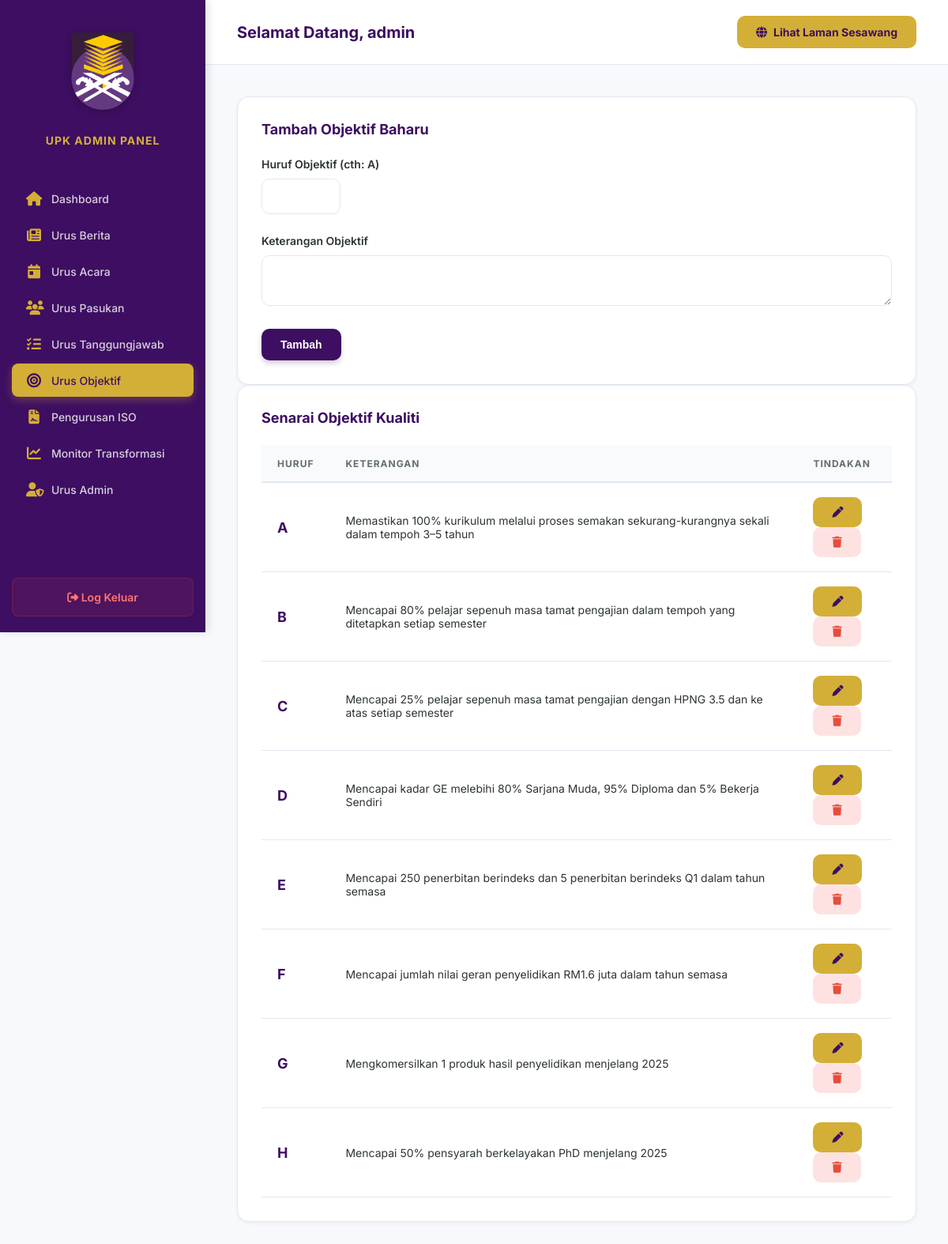
The app's page /objectives.php (signed in) with its own data.
### tables this page shows
CREATE TABLE IF NOT EXISTS objectives (
    id INT AUTO_INCREMENT PRIMARY KEY,
    letter CHAR(1) NOT NULL,
    description TEXT NOT NULL,
    created_at TIMESTAMP DEFAULT CURRENT_TIMESTAMP
);

### objectives.php (the view, shortened to what this page needs)
<?php
include 'header.php';
$edit_data = null;
$objectives = $conn->query("SELECT * FROM objectives ORDER BY letter ASC");
?>
<div class="card">
    <h3><?= $edit_data ? 'Kemaskini Objektif Kualiti' : 'Tambah Objektif Baharu' ?></h3>
    <form action="objectives.php" method="POST" style="margin-top: 20px;">
        <div class="form-group">
            <label>Huruf Objektif (cth: A)</label>
            <input type="text" name="letter" class="form-control" required maxlength="1" value="<?= $edit_data ? htmlspecialchars($edit_data['letter']) : '' ?>" style="width: 100px; text-transform: uppercase;">
        </div>
        <div class="form-group">
            <label>Keterangan Objektif</label>
            <textarea name="description" class="form-control" required><?= $edit_data ? htmlspecialchars($edit_data['description']) : '' ?></textarea>
        </div>
        <button type="submit" class="btn btn-primary"><?= $edit_data ? 'Kemaskini' : 'Tambah' ?></button>
    </form>
</div>
<div class="card">
    <h3>Senarai Objektif Kualiti</h3>
    <table>
        <thead>
            <tr>
                <th width="10%">Huruf</th>
                <th width="75%">Keterangan</th>
                <th width="15%">Tindakan</th>
            </tr>
        </thead>
        <tbody>
            <?php while($row = $objectives->fetch_assoc()): ?>
            <tr>
                <td><strong style="font-size:18px; color:var(--primary);"><?= htmlspecialchars($row['letter']) ?></strong></td>
                <td><?= htmlspecialchars($row['description']) ?></td>
                <td class="action-btns">
                    <a href="objectives.php?edit=<?= $row['id'] ?>" class="btn btn-sm btn-secondary"><i class="fa-solid fa-pen"></i></a>
                    <a href="objectives.php?delete=<?= $row['id'] ?>" class="btn btn-sm btn-danger" onclick="return confirm('Pasti mahu padam objektif ini?');"><i class="fa-solid fa-trash"></i></a>
                </td>
            </tr>
            <?php endwhile; ?>
        </tbody>
    </table>
</div>
<?php include 'footer.php'; ?>

### header.php (shortened to what this page needs)
<?php
$current_page = basename($_SERVER['PHP_SELF']);
?>
<!DOCTYPE html>
<html lang="ms">
<head>
    <link rel="stylesheet" href="admin_style.css">
    <link rel="stylesheet" href="https://cdnjs.cloudflare.com/ajax/libs/font-awesome/6.4.0/css/all.min.css">
</head>
<body>
    <aside class="sidebar">
        <div class="sidebar-header">
            <img src="../assets/uitm-vector-logo.png" alt="UiTM Logo">
            <div class="brand-name">UPK ADMIN PANEL</div>
        </div>
        <ul class="nav-links">
            <li><a href="index.php" class="<?= $current_page == 'index.php' ? 'active' : '' ?>"><i class="fa-solid fa-house"></i> Dashboard</a></li>
            <li><a href="news.php" class="<?= $current_page == 'news.php' ? 'active' : '' ?>"><i class="fa-solid fa-newspaper"></i> Urus Berita</a></li>
            <li><a href="events.php" class="<?= $current_page == 'events.php' ? 'active' : '' ?>"><i class="fa-solid fa-calendar-day"></i> Urus Acara</a></li>
            <li><a href="team.php" class="<?= $current_page == 'team.php' ? 'active' : '' ?>"><i class="fa-solid fa-users"></i> Urus Pasukan</a></li>
            <li><a href="responsibilities.php" class="<?= $current_page == 'responsibilities.php' ? 'active' : '' ?>"><i class="fa-solid fa-list-check"></i> Urus Tanggungjawab</a></li>
            <li><a href="objectives.php" class="<?= $current_page == 'objectives.php' ? 'active' : '' ?>"><i class="fa-solid fa-bullseye"></i> Urus Objektif</a></li>
            <li><a href="iso.php" class="<?= $current_page == 'iso.php' ? 'active' : '' ?>"><i class="fa-solid fa-file-contract"></i> Pengurusan ISO</a></li>
            <li><a href="kpi.php" class="<?= $current_page == 'kpi.php' ? 'active' : '' ?>"><i class="fa-solid fa-chart-line"></i> Monitor Transformasi</a></li>
            <li><a href="users.php" class="<?= $current_page == 'users.php' ? 'active' : '' ?>"><i class="fa-solid fa-user-shield"></i> Urus Admin</a></li>
        </ul>
        <a href="logout.php" class="logout-btn"><i class="fa-solid fa-right-from-bracket"></i> Log Keluar</a>
    </aside>
    <main class="main-content">
        <header class="top-header">
            <h2>Selamat Datang, <?= htmlspecialchars($_SESSION['admin_username']) ?></h2>
            <a href="../index.php" target="_blank" class="btn btn-secondary"><i class="fa-solid fa-globe"></i> Lihat Laman Sesawang</a>
        </header>
        <div class="content-body">

### footer.php
        </div>
    </main>
</body>
</html>

### admin_style.css (style rules this page uses)
:root { --primary: #3d0e61; --primary-light: #512888; --secondary: #D4AF37; --accent: #FFD700; --text-dark: #2d3436; --text-light: #636e72; --bg-light: #f8f9fd; --bg-white: #ffffff; --danger: #e74c3c; --success: #27ae60; --border: #e2e8f0; --radius: 10px; --shadow-sm: 0 2px 4px rgba(0,0,0,0.05); --shadow: 0 10px 15px -3px rgba(0,0,0,0.1), 0 4px 6px -2px rgba(0,0,0,0.05); --sidebar-width: 260px; }
* { box-sizing: border-box; margin: 0; padding: 0; }
body { font-family: 'Inter', system-ui, -apple-system, sans-serif; background: var(--bg-light); color: var(--text-dark); display: flex; min-height: 100vh; }
a { text-decoration: none; color: inherit; transition: all 0.2s; }
.sidebar { width: var(--sidebar-width); background: var(--primary); color: #fff; display: flex; flex-direction: column; position: sticky; top: 0; height: 100vh; box-shadow: 4px 0 10px rgba(0,0,0,0.1); z-index: 100; }
.sidebar-header { padding: 30px 20px; text-align: center; background: var(--primary-dark); }
.sidebar-header img { max-width: 120px; margin-bottom: 15px; filter: drop-shadow(0 2px 4px rgba(0,0,0,0.2)); }
.sidebar-header .brand-name { font-size: 14px; font-weight: 700; color: var(--secondary); text-transform: uppercase; letter-spacing: 1px; }
.nav-links { list-style: none; padding: 10px 0; flex: 1; }
.nav-links li { margin: 4px 15px; }
.nav-links li a { display: flex; align-items: center; gap: 12px; padding: 12px 18px; color: rgba(255,255,255,0.8); border-radius: 8px; font-weight: 500; font-size: 14px; }
.nav-links li a i { font-size: 18px; width: 20px; text-align: center; color: var(--secondary); }
.nav-links li a.active { background: var(--secondary); color: var(--primary); box-shadow: 0 4px 12px rgba(212, 175, 55, 0.3); }
.nav-links li a.active i { color: var(--primary); }
.logout-btn { background: rgba(231, 76, 60, 0.1); color: #ff7675; padding: 15px; text-align: center; display: block; margin: 20px 15px; border-radius: 8px; font-weight: 600; font-size: 14px; border: 1px solid rgba(231, 76, 60, 0.2); }
.main-content { flex: 1; padding: 0; display: flex; flex-direction: column; }
.top-header { display: flex; justify-content: space-between; align-items: center; padding: 20px 40px; background: var(--bg-white); border-bottom: 1px solid var(--border); position: sticky; top: 0; z-index: 90; }
.top-header h2 { font-size: 20px; font-weight: 700; color: var(--primary); }
.content-body { padding: 40px; flex: 1; }
.card { background: var(--bg-white); padding: 30px; border-radius: 15px; box-shadow: var(--shadow-sm); border: 1px solid var(--border); }
.card h3 { font-size: 18px; margin-bottom: 25px; display: flex; align-items: center; gap: 10px; color: var(--primary); }
.form-group { margin-bottom: 25px; }
.form-group label { display: block; margin-bottom: 10px; font-weight: 600; font-size: 14px; color: var(--text-dark); }
.form-control { width: 100%; padding: 12px 18px; border: 1.5px solid var(--border); border-radius: var(--radius); font-size: 15px; font-family: inherit; transition: all 0.2s; }
.btn { padding: 12px 24px; border: none; border-radius: var(--radius); cursor: pointer; font-weight: 700; font-size: 14px; display: inline-flex; align-items: center; gap: 8px; transition: all 0.3s; }
.btn-primary { background: var(--primary); color: #fff; box-shadow: 0 4px 6px rgba(61, 14, 97, 0.2); }
.btn-secondary { background: var(--secondary); color: var(--primary); }
.btn-danger { background: #fee2e2; color: var(--danger); }
table { width: 100%; border-collapse: separate; border-spacing: 0; }
table th { background: #f8fafc; color: var(--text-light); font-weight: 700; text-transform: uppercase; font-size: 12px; letter-spacing: 1px; padding: 15px 20px; border-bottom: 2px solid var(--border); text-align: left; }
table td { padding: 18px 20px; border-bottom: 1px solid var(--border); font-size: 14px; vertical-align: middle; }
.main-content { animation: fadeIn 0.4s ease-out; }

### records on screen
objectives: letter "A", description "Memastikan 100% kurikulum melalui proses semakan sekurang-kurangnya sekali dalam tempoh 3–5 tahun"
objectives: letter "B", description "Mencapai 80% pelajar sepenuh masa tamat pengajian dalam tempoh yang ditetapkan setiap semester"
objectives: letter "C", description "Mencapai 25% pelajar sepenuh masa tamat pengajian dengan HPNG 3.5 dan ke atas setiap semester"
objectives: letter "D", description "Mencapai kadar GE melebihi 80% Sarjana Muda, 95% Diploma dan 5% Bekerja Sendiri"
objectives: letter "E", description "Mencapai 250 penerbitan berindeks dan 5 penerbitan berindeks Q1 dalam tahun semasa"
objectives: letter "F", description "Mencapai jumlah nilai geran penyelidikan RM1.6 juta dalam tahun semasa"
objectives: letter "G", description "Mengkomersilkan 1 produk hasil penyelidikan menjelang 2025"
objectives: letter "H", description "Mencapai 50% pensyarah berkelayakan PhD menjelang 2025"

### other values on screen
$_SESSION['admin_username'] "admin"
